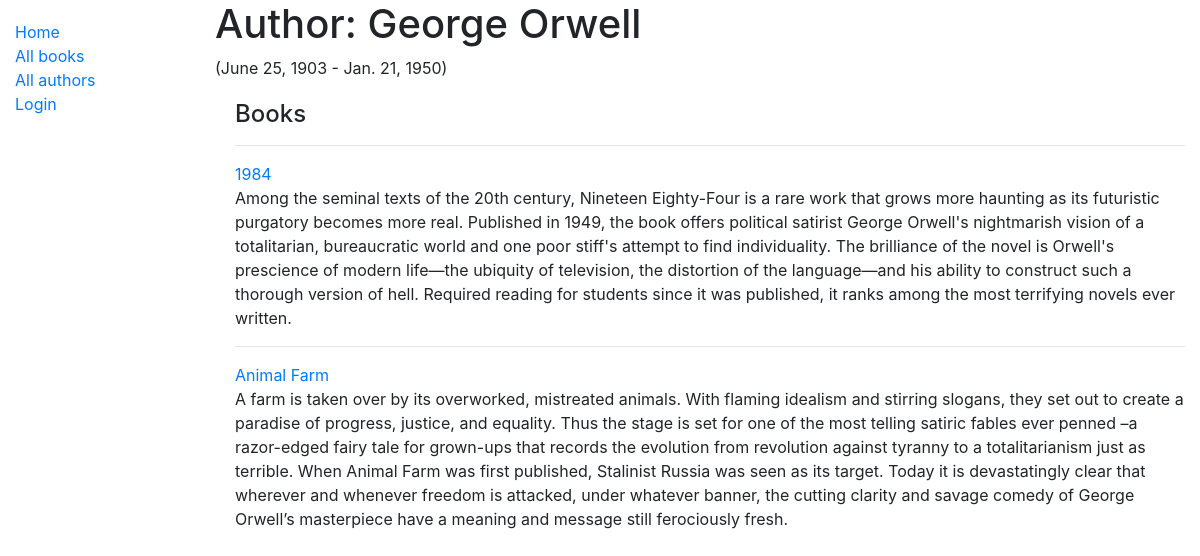
/catalog/author/2, run on the app's committed database.
### catalog/models.py (models this page shows, shortened)
class Author(models.Model):
    first_name = models.CharField(max_length=100)
    last_name = models.CharField(max_length=100)
    date_of_birth = models.DateField(null=True, blank=True)
    date_of_death = models.DateField('died', null=True, blank=True)
    class Meta:
        ordering = ['last_name', 'first_name']

class Book(models.Model):
    title = models.CharField(max_length=200)
    author = models.ForeignKey('Author', on_delete=models.SET_NULL, null=True)
    summary = models.TextField(max_length=1000, help_text='Enter a brief description of the book')
    isbn = models.CharField('ISBN', max_length=13, unique=True, help_text='13 character <a '
                                                                          'href="https://www.isbn-international.org'
                                                                          '/content/what-isbn">ISBN number</a>')
    genre = models.ManyToManyField(Genre, help_text='Select genre of the book')
    def display_genre(self):
        """Create a string for the Genre. This is required to display genre in Admin."""
        return ', '.join(genre.name for genre in self.genre.all()[:3])
    display_genre.short_description = 'Genre'
    language = models.ManyToManyField(Language, help_text='Select language of the book')
    def display_language(self):
        """Create a string for the Genre. This is required to display genre in Admin."""
        return ', '.join(language.name for language in self.language.all()[:3])
    display_language.short_description = 'Language'
    def get_absolute_url(self):
        return reverse('book-detail', args=[str(self.id)])

### catalog/views.py (the view)
# urls.py: path('author/<int:pk>', views.AuthorDetailView.as_view(), name='author-detail'),
class AuthorDetailView(generic.DetailView):
    model = Author

### catalog/templates/catalog/author_detail.html
{% extends "base.html" %}
{% block content %}
    <h1>Author: {{ author.first_name }} {{author.last_name }}</h1>
    <p>({{ author.date_of_birth }} - {{ author.date_of_death }})</p>
  <div style="margin-left:20px;margin-top:20px">
    <h4>Books</h4>
    {% for book in author.book_set.all %}
      <hr>
      <a href="{{ book.get_absolute_url }}">{{ book.title }}</a>
      <p >{{ book.summary }}</p>
    {% endfor %}
  </div>
{% endblock %}

### data on the page
Author: first_name "George", last_name "Orwell", date_of_birth "June 25, 1903", date_of_death "Jan. 21, 1950"
Book: title "1984", summary "Among the seminal texts of the 20th century, Nineteen Eighty-Four is a rare work that grows more haunting as its futuristic purgatory becomes more real. Published in 1949, the book offers political satirist George Orwell's nightmarish vision of a totalitarian, bureaucratic world and one poor stiff's attempt to find individuality. The brilliance of the novel is Orwell's prescience of modern life—the ubiquity of television, the distortion of the language—and his ability to construct such a thorough version of hell. Required reading for students since it was published, it ranks among the most terrifying novels ever written."
Book: title "Animal Farm", summary "A farm is taken over by its overworked, mistreated animals. With flaming idealism and stirring slogans, they set out to create a paradise of progress, justice, and equality. Thus the stage is set for one of the most telling satiric fables ever penned –a razor-edged fairy tale for grown-ups that records the evolution from revolution against tyranny to a totalitarianism just as terrible. When Animal Farm was first published, Stalinist Russia was seen as its target. Today it is devastatingly clear that wherever and whenever freedom is attacked, under whatever banner, the cutting clarity and savage comedy of George Orwell’s masterpiece have a meaning and message still ferociously fresh."
